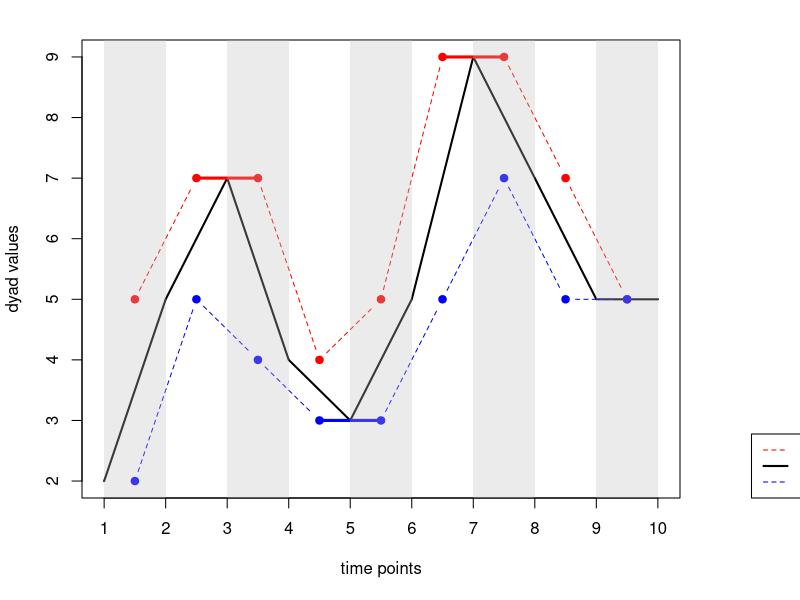

The R source for this figure:

obs <- c(2,5,7,4,3,5,9,7,5,5)

plus <- minu <- c()
for(i in 2:length(obs)){
  plus <- c(plus, max(obs[i],obs[i-1]))
  minu <- c(minu, min(obs[i],obs[i-1]))
}

x <- seq(1.5, length(obs)-0.5, by=1)

par(mar=c(5.1, 4.1, 2, 6), xpd=TRUE)
plot(1:length(obs), obs, type='l', xlab='time points', ylab = 'dyad values', 
     lwd = 2, xaxt='n', pch=19, cex = 0.5)


xtick<-1:length(obs)
axis(side=1, at=xtick)
lines(x, plus, col = 'red', type='b', pch=19, lty=2)
lines(x, minu, col = 'blue', type='b', pch=19, lty=2)

lines(c(2.5,3.5), c(7,7), col = 'red', lwd = 3)
lines(c(6.5,7.5), c(9,9), col = 'red', lwd = 3)
lines(c(4.5,5.5), c(3,3), col = 'blue', lwd = 3)


for(i in c(1,3,5,7,9)){
  rect(xleft = i, xright = i+1, ybottom = par("usr")[3], ytop = par("usr")[4], 
       border = NA, col = adjustcolor("grey", alpha = 0.3))
}

legend('bottomright', legend=c("Aug", "Obs","Dim"), inset=c(-0.25,0),
       col=c("red", "black","blue"), lty=c(2,1,2), lwd=c(1,2,1), cex=0.8)




